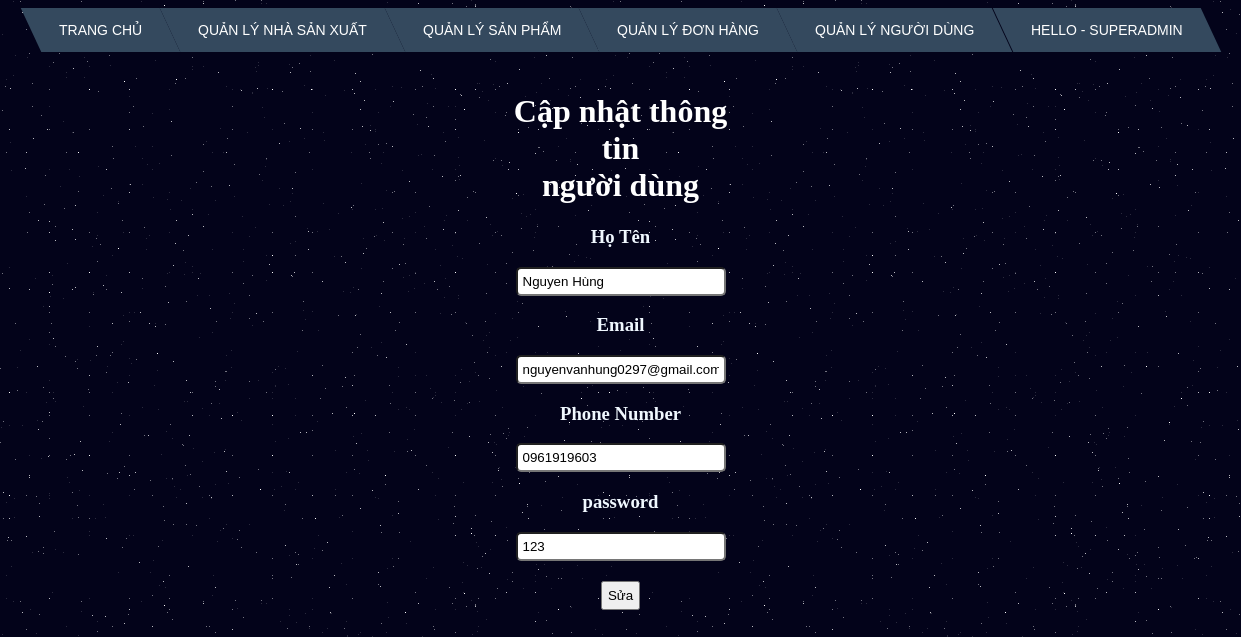
The app's page /admin/customers/form_update.php?id=1 (signed in) with its own data.
### tables this page shows
CREATE TABLE `customers` (
  `id` int(11) NOT NULL,
  `name` varchar(50) NOT NULL,
  `email` varchar(50) NOT NULL,
  `password` varchar(200) NOT NULL,
  `phone_number` varchar(15) NOT NULL,
  `address` varchar(200) NOT NULL,
  `token` varchar(50) DEFAULT NULL
);

### admin/customers/form_update.php (the view, shortened to what this page needs)
<!DOCTYPE html>
<html lang="en">
<head>
    <link rel="stylesheet" href="../css/menu.css">
    <link rel="stylesheet" href="../css/form.css">
    <link rel="stylesheet" href="../css/bg-galaxy.css">
</head>
<body>
    <?php
    $id = $_GET['id'];
    require '../connect.php';
    $sql = "select * from customers where id = '$id'";
    $result = mysqli_query($connect, $sql);
    $each =  mysqli_fetch_array($result);
    include '../menu.php'
    ?>
    <form action="process_update.php" method="POST">
        <h1>Cập nhật thông tin<br> người dùng</h1>
        <h3>Họ Tên</h3>
        <input type="text" name="name" value="<?php echo $each['name'] ?>">
        <br>
        <h3>Email</h3>
        <input type="text" name="email" value="<?php echo $each['email'] ?>">
        <br>
        <h3>Phone Number</h3>
        <input type="text" name="phone" value="<?php echo $each['phone_number'] ?>">
        <br>
        <h3>password</h3>
        <input type="text" name="password" value="<?php echo $each['password'] ?>">
        <br>
        <button>Sửa</button>
    </form>
</body>
</html>

### admin/css/menu.css (style rules this page uses)
h1 { color: #fff; }

### admin/css/form.css (style rules this page uses)
form { margin: auto; width: 20%; border-radius:5px ; text-align: center; padding: 20px; color: aliceblue; }
input { width: 80%; padding: 5px 5px; border-radius: 5px; }
button { text-align: center; margin-top: 20px; padding:5px }

### admin/css/bg-galaxy.css (style rules this page uses)
body { background-color: #03031A; }

### records on screen
customers: name "Nguyen Hùng", email "nguyenvanhung0297@gmail.com", phone "0961919603", password "123"

### other values on screen
$_SESSION['name'] "SUPERADMIN"
